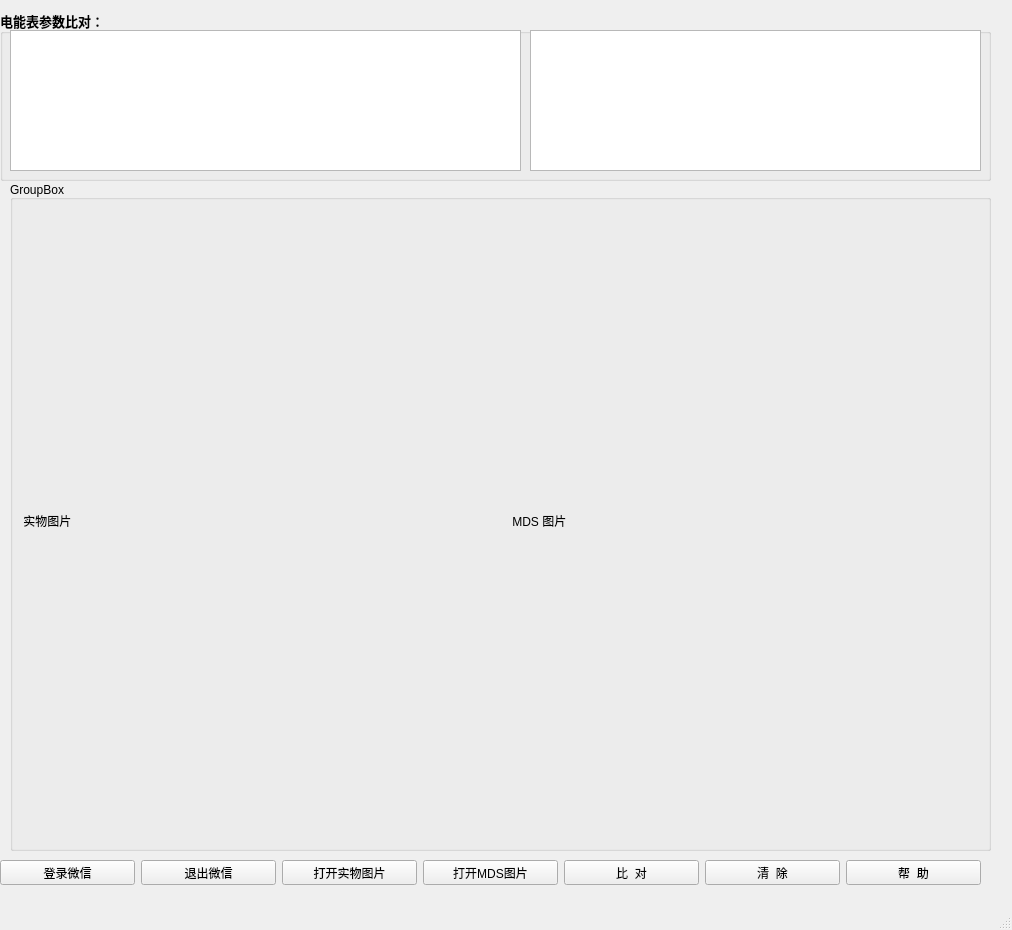
<?xml version="1.0" encoding="UTF-8"?>
<ui version="4.0">
 <class>MainWindow</class>
 <widget class="QMainWindow" name="MainWindow">
  <property name="geometry">
   <rect>
    <x>0</x>
    <y>0</y>
    <width>1012</width>
    <height>930</height>
   </rect>
  </property>
  <property name="windowTitle">
   <string>MainWindow</string>
  </property>
  <property name="statusTip">
   <string/>
  </property>
  <widget class="QWidget" name="centralwidget">
   <widget class="QGroupBox" name="groupBox">
    <property name="geometry">
     <rect>
      <x>0</x>
      <y>10</y>
      <width>991</width>
      <height>171</height>
     </rect>
    </property>
    <property name="font">
     <font>
      <family>新宋体</family>
      <pointsize>10</pointsize>
      <weight>75</weight>
      <bold>true</bold>
     </font>
    </property>
    <property name="title">
     <string>电能表参数比对：</string>
    </property>
    <widget class="QTextEdit" name="textEdit">
     <property name="geometry">
      <rect>
       <x>10</x>
       <y>20</y>
       <width>511</width>
       <height>141</height>
      </rect>
     </property>
     <property name="font">
      <font>
       <pointsize>10</pointsize>
      </font>
     </property>
    </widget>
    <widget class="QTextEdit" name="textEdit_2">
     <property name="geometry">
      <rect>
       <x>530</x>
       <y>20</y>
       <width>451</width>
       <height>141</height>
      </rect>
     </property>
     <property name="font">
      <font>
       <pointsize>10</pointsize>
      </font>
     </property>
    </widget>
   </widget>
   <widget class="QWidget" name="horizontalLayoutWidget">
    <property name="geometry">
     <rect>
      <x>0</x>
      <y>860</y>
      <width>981</width>
      <height>25</height>
     </rect>
    </property>
    <layout class="QHBoxLayout" name="horizontalLayout">
     <item>
      <widget class="QPushButton" name="pushButton_4">
       <property name="text">
        <string>登录微信</string>
       </property>
      </widget>
     </item>
     <item>
      <widget class="QPushButton" name="pushButton_3">
       <property name="text">
        <string>退出微信</string>
       </property>
      </widget>
     </item>
     <item>
      <widget class="QPushButton" name="pushButton_2">
       <property name="text">
        <string>打开实物图片</string>
       </property>
      </widget>
     </item>
     <item>
      <widget class="QPushButton" name="pushButton">
       <property name="text">
        <string>打开MDS图片</string>
       </property>
      </widget>
     </item>
     <item>
      <widget class="QPushButton" name="pushButton_5">
       <property name="text">
        <string>比  对</string>
       </property>
      </widget>
     </item>
     <item>
      <widget class="QPushButton" name="pushButton_6">
       <property name="text">
        <string>清  除</string>
       </property>
      </widget>
     </item>
     <item>
      <widget class="QPushButton" name="pushButton_7">
       <property name="text">
        <string>帮  助</string>
       </property>
      </widget>
     </item>
    </layout>
   </widget>
   <widget class="QGroupBox" name="groupBox_2">
    <property name="geometry">
     <rect>
      <x>10</x>
      <y>180</y>
      <width>981</width>
      <height>671</height>
     </rect>
    </property>
    <property name="title">
     <string>GroupBox</string>
    </property>
    <property name="alignment">
     <set>Qt::AlignBottom|Qt::AlignJustify</set>
    </property>
    <widget class="QWidget" name="horizontalLayoutWidget_2">
     <property name="geometry">
      <rect>
       <x>0</x>
       <y>10</y>
       <width>971</width>
       <height>661</height>
      </rect>
     </property>
     <layout class="QHBoxLayout" name="horizontalLayout_2">
      <property name="sizeConstraint">
       <enum>QLayout::SetMaximumSize</enum>
      </property>
      <item>
       <widget class="QLabel" name="label">
        <property name="enabled">
         <bool>true</bool>
        </property>
        <property name="text">
         <string>    实物图片</string>
        </property>
       </widget>
      </item>
      <item>
       <widget class="QLabel" name="label_4">
        <property name="text">
         <string>    MDS 图片</string>
        </property>
       </widget>
      </item>
     </layout>
    </widget>
   </widget>
  </widget>
  <widget class="QMenuBar" name="menubar">
   <property name="geometry">
    <rect>
     <x>0</x>
     <y>0</y>
     <width>1012</width>
     <height>23</height>
    </rect>
   </property>
  </widget>
  <widget class="QStatusBar" name="statusbar"/>
 </widget>
 <resources/>
 <connections/>
</ui>
